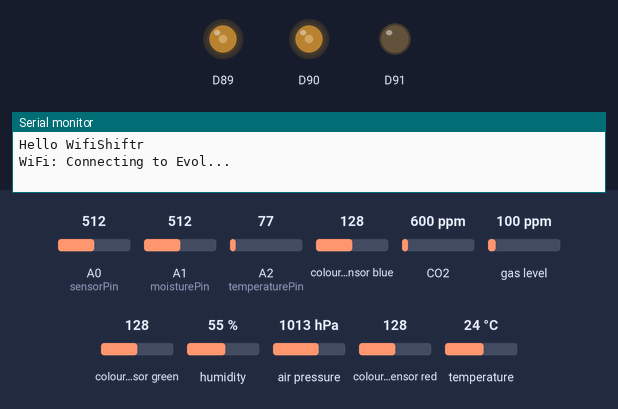
A sketch run on a simulated Arduino MKR. Parts: output pins drawn as LEDs (lit = HIGH), the last lines printed to the serial monitor. The test bench sets the inputs (shaded band); at power-on: A0 (sensorPin) = 512, A1 (moisturePin) = 512, A2 (temperaturePin) = 77, colour sensor blue 128, CO2 600 ppm, gas level 100 ppm, colour sensor green 128, humidity 55 %, air pressure 1013 hPa, colour sensor red 128, temperature 24 °C. WiFi joins after 1.5 s; servers stay silent unless stated; no MQTT or app messages arrive unless stated.

Above: at 0.2 s.
At 1.7 s:
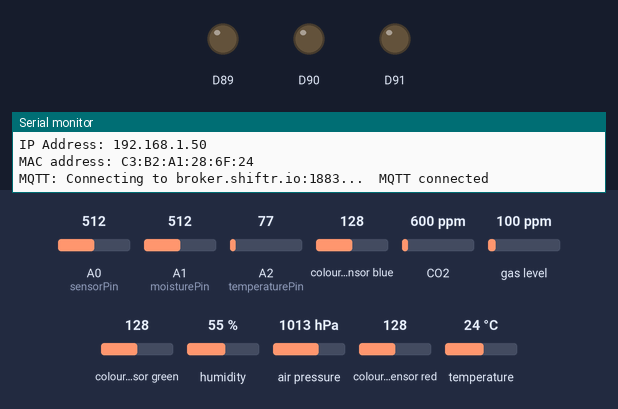
Timing chart, 0 to 3.2 s (numbered marks = the images above):
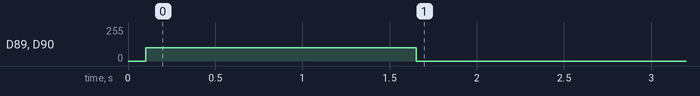

The sketch:

wifi-shiftr-all_sensors.ino
```cpp
/***************************************************************************
  This is a sketch that connects the
  1) BME280 humidity, temperature & pressure sensor - https://learn.adafruit.com/adafruit-bme280-humidity-barometric-pressure-temperature-sensor-breakout/arduino-test
  2) CCS811 Gas Sensor - Co2 and VOC - https://learn.adafruit.com/adafruit-ccs811-air-quality-sensor?view=all
  3) TCS34725 - RGB colour sensor - Colour temp, LUX - https://learn.adafruit.com/adafruit-color-sensors/arduino-code
  4) PM2.5 Air Quality Sensor - https://learn.adafruit.com/pm25-air-quality-sensor/arduino-code
  5) Anemometer wind Sensor - https://www.adafruit.com/product/1733

  Sensors 1, 2 and 3 use I2C or SPI to communicate, 2 or 4 pins are required
  to interface. The device's I2C address is either 0x76 or 0x77 and 0x5a.

SDA-> Pin 4A on Arduino Uno
SCL -> Pin 5A on Arduino Uno

Notes on wiring:
CCS811 Gas Sensor - Co2 and VOC - must also ground WAKE pin
TCS34725 - RGB colour sensor - To turn off LED on Board ground LED pin
PM2.5 - Ground, Positive, Pin 2 on Arduino
Anemometer wind sensor -- red to + of power source - 12vdc is fine.
    Black is to ground on power source and ground on microcontroller.
    Blue goes to A0

 ***************************************************************************/

#include <SPI.h>
#include <WiFiNINA.h>
#include <utility/wifi_drv.h>
#include <Adafruit_MQTT.h>
#include <Adafruit_MQTT_Client.h>

#include "arduino_secrets.h"

#include <Wire.h>
#include "Adafruit_TCS34725.h" //RGB colour sensor
#include <Adafruit_Sensor.h>  // BME - Temp/pressure sensor
#include <Adafruit_BME280.h> // BME - Temp/pressure sensor
#include "Adafruit_CCS811.h" //CCS811 code - Co2 and TVOC

//https://learn.adafruit.com/pm25-air-quality-sensor/arduino-code
//#include <SoftwareSerial.h>
//SoftwareSerial pmsSerial(10, 11);  // on a mega - (10-RX, 11=TX) on an uno (2=RX,3=TX)

WiFiClient net;

#define BME_SCK 13 // BME - Temp/pressure sensor
#define BME_MISO 12 // BME - Temp/pressure sensor
#define BME_MOSI 11 // BME - Temp/pressure sensor
#define BME_CS 10 // BME - Temp/pressure sensor

#define SEALEVELPRESSURE_HPA (1013.25)

#define MQTT_SERVER "broker.shiftr.io"
#define MQTT_PORT 1883
Adafruit_MQTT_Client mqtt(&net, MQTT_SERVER, MQTT_PORT, MQTT_NAMESPACE, MQTT_USERNAME, MQTT_PASSWORD);

Adafruit_MQTT_Publish WindPub(&mqtt, "Wind");   // publish topic*********************************************
Adafruit_MQTT_Publish moistureReadingPub(&mqtt, "moistureReading");   // publish topic*********************************************
Adafruit_MQTT_Publish soilTemperaturePub(&mqtt, "soilTemperature");   // publish topic*********************************************
Adafruit_MQTT_Publish colorTempPub(&mqtt, "colorTemp");   // publish topic*********************************************
Adafruit_MQTT_Publish luxPub(&mqtt, "lux");   // publish topic*********************************************
Adafruit_MQTT_Publish C02Pub(&mqtt, "C02");   // publish topic*********************************************
Adafruit_MQTT_Publish VOCPub(&mqtt, "VOC");   // publish topic*********************************************
Adafruit_MQTT_Publish TemperaturePub(&mqtt, "Temperature");   // publish topic*********************************************
Adafruit_MQTT_Publish PressurePub(&mqtt, "Pressure");   // publish topic*********************************************
Adafruit_MQTT_Publish AltitudePub(&mqtt, "Altitude");   // publish topic*********************************************
Adafruit_MQTT_Publish HumidityPub(&mqtt, "Humidity");   // publish topic*********************************************
Adafruit_MQTT_Publish particles_03umPub(&mqtt, "particles_03um");   // publish topic*********************************************
Adafruit_MQTT_Publish particles_05umPub(&mqtt, "particles_05um");   // publish topic*********************************************
Adafruit_MQTT_Publish particles_10umPub(&mqtt, "particles_10um");   // publish topic*********************************************
Adafruit_MQTT_Publish particles_25umPub(&mqtt, "particles_25um");   // publish topic*********************************************
Adafruit_MQTT_Publish particles_50umPub(&mqtt, "particles_50um");   // publish topic*********************************************
Adafruit_MQTT_Publish particles_100umPub(&mqtt, "particles_100um");   // publish topic*********************************************

//Adafruit_MQTT_Subscribe LightSub(&mqtt, "Light"); // subscribe to each topic***********************************

Adafruit_BME280 bme; // I2C - BME - Temp/pressure sensor
Adafruit_TCS34725 tcs = Adafruit_TCS34725(TCS34725_INTEGRATIONTIME_700MS, TCS34725_GAIN_1X); //RGB colour sensor
Adafruit_CCS811 ccs; //CCS811 code - Co2 and TVOC

struct pms5003data { //particulate
  uint16_t framelen;
  uint16_t pm10_standard, pm25_standard, pm100_standard;
  uint16_t pm10_env, pm25_env, pm100_env;
  uint16_t particles_03um, particles_05um, particles_10um, particles_25um, particles_50um, particles_100um;
  uint16_t unused;
  uint16_t checksum;
};

struct pms5003data data ={0,0,0,0,0,0,0,0,0,0,0,0,0,0,0}; // sets the values to 0 so that the first upload is not jiberish


char ssid[] = SECRET_SSID;   // your network SSID (name)
char pass[] = SECRET_PASS;   // your network password (use for WPA, or use as key for WEP)
int status = WL_IDLE_STATUS; // the Wifi radio's status

unsigned long fastDelayTime = 500;
unsigned long slowDelayTime = 10000;
unsigned long previousFastMillis = 0;
unsigned long previousSlowMillis = 0;
unsigned long lastPing = 0;
const unsigned long KEEPALIVE = 60000;


//sensors:
int sensorPin = A0;    // sdefines input pin for the wind sensor
uint32_t windsensorValue = 0;  // variable to store the value coming from the wind sensor
int moisturePin = A1; // this defines the pin A0 as the moisture sensor pin
uint32_t moistureReading;  // this holds the reading from the soil moisture sensor
int temperaturePin = A2; // defines the pin A2 as the temperature sensor pin
uint32_t temperatureReading;  // this holds the reading from the soil temperature sensor

void setup() {

  Serial.begin(115200);

          // sensor baud rate is 9600 //PM2.5
        //pmsSerial.begin(9600);
        Serial1.begin(9600); // for mega in pin 19

    tcs.begin(); //RGB colour sensor
    bme.begin();  //Pressure/Temp
    ccs.begin(); // gas sensor

  while (!Serial && millis() < 4000);
  delay(100);
  Serial.println("\nHello WifiShiftr");

  if (WiFi.status() == WL_NO_MODULE) {
    Serial.println("Communication with WiFi module failed!");
    while (true);
  }

  WiFiDrv::pinMode(25, OUTPUT);  // RED
  WiFiDrv::pinMode(26, OUTPUT);  // GREEN
  WiFiDrv::pinMode(27, OUTPUT);  // BLUE
  setRGB(100, 100, 0);

  while (status != WL_CONNECTED) {
    Serial.print("WiFi: Connecting to ");
    Serial.print(ssid);
    Serial.println("...");
    status = WiFi.begin(ssid, pass);
  }

  // you're connected now, so print out the data:
  Serial.print("   connected to ");
  Serial.println(ssid);
  printCurrentNet();
  printWifiData();
  setRGB(0, 0, 0);

//  LightSub.setCallback(LightCallback); // each subscription needs a callback function *************
//  mqtt.subscribe(&LightSub); // for each
}

void setRGB(uint8_t r, uint8_t g, uint8_t b) {
  WiFiDrv::analogWrite(25, r);
  WiFiDrv::analogWrite(26, g);
  WiFiDrv::analogWrite(27, b);
}

void loop() {
  if (!mqtt_loop()) return;

    // This sends the sensor data that needs to be sent quickly to shiftr - ie//wind
    unsigned long currentMillis = millis();
    if (currentMillis - previousFastMillis >= fastDelayTime) {
        previousFastMillis = currentMillis;
        // This runs every fastDelayTime ms
        // Process fast sensors
        // read the value from the wind sensor:
    windsensorValue = analogRead(sensorPin);
    WindPub.publish(windsensorValue);  // this what I add *****************************************************
    Serial.print("Wind: "); Serial.println(windsensorValue);

          //Particulate
      if (readPMSdata(&Serial1)) { //if (readPMSdata(&pmsSerial)) - if using software serial
        // reading data was successful!
        Serial.print("Particles > 0.3um / 0.1L air:"); Serial.println(data.particles_03um);
        Serial.print("Particles > 0.5um / 0.1L air:"); Serial.println(data.particles_05um);
        Serial.print("Particles > 1.0um / 0.1L air:"); Serial.println(data.particles_10um);
        Serial.print("Particles > 2.5um / 0.1L air:"); Serial.println(data.particles_25um);
        Serial.print("Particles > 5.0um / 0.1L air:"); Serial.println(data.particles_50um);
        Serial.print("Particles > 10.0 um / 0.1L air:"); Serial.println(data.particles_100um);
        Serial.println("---------------------------------------");
      }

  // This sends the sensors that change less frequently to shiftr
        if (currentMillis - previousSlowMillis >= slowDelayTime) {
          previousSlowMillis = currentMillis;

          moistureReading = analogRead(moisturePin);
          moistureReadingPub.publish(moistureReading);  // this what I add *****************************************************
          Serial.print("Soil-Moisture: "); Serial.println(moistureReading);

          temperatureReading = analogRead(temperaturePin);
          temperatureReading = map(temperatureReading, 0, 625, -40, 85);
          soilTemperaturePub.publish(temperatureReading);  // this what I add *****************************************************
          Serial.print("Soil-Temp: "); Serial.println(temperatureReading);

          //this converts the RGB colour sensor data
          float red, green, blue; //taken from the other sketch to transform RGB values
          uint16_t r, g, b, c, colorTemp, lux;
          tcs.getRawData(&r, &g, &b, &c);
          tcs.getRGB(&red, &green, &blue);//taken from the other sketch to transform RGB values
          colorTemp = tcs.calculateColorTemperature(r, g, b);
          lux = tcs.calculateLux(r, g, b);

          //RBG sensor
           //print sensor values only when necessary - else look at shiftr
          colorTempPub.publish(uint32_t(colorTemp));  // this what I add *****************************************************
          Serial.print("Color Temp: "); Serial.print(colorTemp, DEC); Serial.println(" K ");
          luxPub.publish(uint32_t(lux));  // this what I add *****************************************************
          Serial.print("Lux: "); Serial.println(lux, DEC);

          //Gas/VOC sensor
          if(ccs.available()){
            if(!ccs.readData()){
              C02Pub.publish(uint32_t(ccs.geteCO2()));  // this what I add *****************************************************
              Serial.print("C02: "); Serial.print(ccs.geteCO2()); Serial.println("");
              VOCPub.publish(uint32_t(ccs.getTVOC()));  // this what I add *****************************************************
              Serial.print("VOC: "); Serial.print(ccs.getTVOC()); Serial.println("");
              }
          }

          //BME sensor - Humidity/temp/pressure
          TemperaturePub.publish(uint32_t(bme.readTemperature()));  // this what I add *****************************************************
          Serial.print("Temp-degree: "); Serial.print(bme.readTemperature()); Serial.println("");
          PressurePub.publish(uint32_t(bme.readPressure()/100));  // this what I add *****************************************************
          Serial.print("Pressure-hPa: "); Serial.print(bme.readPressure()); Serial.println("");
          AltitudePub.publish(uint32_t(bme.readAltitude(SEALEVELPRESSURE_HPA)));  // this what I add *****************************************************
          Serial.print("Alt: "); Serial.print(bme.readAltitude(SEALEVELPRESSURE_HPA)); Serial.println("");
          HumidityPub.publish(uint32_t(bme.readHumidity()));  // this what I add *****************************************************
          Serial.print("Humid: "); Serial.print(bme.readHumidity()); Serial.println("");

        //Particulate
          particles_03umPub.publish(uint32_t(data.particles_03um));  // this what I add *****************************************************
          particles_05umPub.publish(uint32_t(data.particles_05um));  // this what I add *****************************************************
          particles_10umPub.publish(uint32_t(data.particles_10um));  // this what I add *****************************************************
          particles_25umPub.publish(uint32_t(data.particles_25um));  // this what I add *****************************************************
          particles_50umPub.publish(uint32_t(data.particles_50um));  // this what I add *****************************************************
          particles_100umPub.publish(uint32_t(data.particles_100um));  // this what I add *****************************************************

    }
  }
}

void LightCallback(uint32_t Light) {  // each needs a seperate one**************************************
  setRGB(0, 100, 0);
  Serial.print("from MQTT: "); Serial.println(Light);
  delay(100);
  setRGB(0, 0, 0);
}

// Call this every loop.
// It will process incoming messagew as well as maintain the MQTT connection
// Will return true if we've got a valid MQTT connection, false otherwise.
bool mqtt_loop() {
  if (!mqtt_connect()) {
    Serial.println("Retrying in 5 sec...");
    delay(5000);
    return false;
  }
  else {
    mqtt.processPackets(100);
    return true;
  }
}

// Function to connect and reconnect as necessary to the MQTT server.
// Will return true if we've got a connection, false otherwise.
bool mqtt_connect() {
  // If WiFi client is connected
  if (mqtt.connected()) {

    unsigned long currentTime = millis();
    if (currentTime - lastPing > KEEPALIVE) {
      setRGB(0, 0, 100);
      if (mqtt.ping()) {
        lastPing = currentTime;
      }
      else {
        Serial.println("MQTT Ping failed");
        setRGB(255, 0, 0);
        delay(1000);
      }
      setRGB(0, 100, 100);
      int pingResult = WiFi.ping("google.com");
      if (pingResult < 0) {
        Serial.print("google.com ping failed: "); Serial.println(pingResult);
        setRGB(255, 0, 0);
        delay(1000);
      }
      setRGB(0, 0, 0);
    }

    return true;
  }

  setRGB(100, 100, 0);
  uint8_t wifiStatus = WiFi.status();
  if (wifiStatus != WL_CONNECTED) {
    Serial.print("WiFi disconnected: "); Serial.println(wifiStatus);
    Serial.print("  reconnecting to ");
    Serial.print(ssid);
    Serial.println("...");
    wifiStatus = WiFi.begin(ssid, pass);
    Serial.print("  reconnect status: "); Serial.println(wifiStatus);
    if (wifiStatus != WL_CONNECTED) {
      setRGB(100, 0, 0);
      return false; // Reconnect unsuccessful
    }
  }

  Serial.print("MQTT: Connecting to ");
  Serial.print(MQTT_SERVER); Serial.print(":"); Serial.print(MQTT_PORT); Serial.print("...");

  int8_t mqttStatus = mqtt.connect();
  if (mqttStatus != 0) {
    setRGB(100, 0, 0);
    Serial.print("  MQTT connection status: ");
    Serial.println(mqtt.connectErrorString(mqttStatus));
    mqtt.disconnect();
    return false;
  }
  Serial.println("  MQTT connected");
  setRGB(0, 0, 0);
  return true;
}

void printWifiData() {
  // print your board's IP address:
  IPAddress ip = WiFi.localIP();
  Serial.print("IP Address: "); Serial.println(ip);

  // print your MAC address:
  byte mac[6];
  WiFi.macAddress(mac);
  Serial.print("MAC address: "); printMacAddress(mac);
}

void printCurrentNet() {
  // print the SSID of the network you're attached to:
  Serial.print("   SSID: "); Serial.println(WiFi.SSID());

  // print the MAC address of the router you're attached to:
  byte bssid[6];
  WiFi.BSSID(bssid);
  Serial.print("   BSSID: "); printMacAddress(bssid);

  // print the received signal strength:
  long rssi = WiFi.RSSI();
  Serial.print("   signal strength (RSSI):"); Serial.println(rssi);

  // print the encryption type:
  byte encryption = WiFi.encryptionType();
  Serial.print("   Encryption Type:"); Serial.println(encryption, HEX);
  Serial.println();
}

void printMacAddress(byte mac[]) {
  for (int i = 5; i >= 0; i--) {
    if (mac[i] < 16) {
      Serial.print("0");
    }
    Serial.print(mac[i], HEX);
    if (i > 0) {
      Serial.print(":");
    }
  }
  Serial.println();
}

///----------------------particle
boolean readPMSdata(Stream *s) {
  // Read a byte at a time until we get to the special '0x42' start-byte
  while (s->available() && s->peek() != 0x42) {
    s->read();
  }

  if (! s->available()) {
    Serial.println("no data");
    return false;
  }

  // Now read all 32 bytes
  if (s->available() < 32) {
    Serial.println("< 32 bytes available");
    return false;
  }

  uint8_t buffer[32];
  uint16_t sum = 0;
  s->readBytes(buffer, 32);

  // get checksum ready
  for (uint8_t i=0; i<30; i++) {
    sum += buffer[i];
  }

  /* debugging
  for (uint8_t i=2; i<32; i++) {
    Serial.print("0x"); Serial.print(buffer[i], HEX); Serial.print(", ");
  }
  Serial.println();
  */

  // The data comes in endian'd, this solves it so it works on all platforms
  uint16_t buffer_u16[15];
  for (uint8_t i=0; i<15; i++) {
    buffer_u16[i] = buffer[2 + i*2 + 1];
    buffer_u16[i] += (buffer[2 + i*2] << 8);
  }

  // put it into a nice struct :)
  memcpy((void *)&data, (void *)buffer_u16, 30);

  if (sum != data.checksum) {
    Serial.println("Checksum failure");
    return false;
  }
  // success!
  return true;
}
```

arduino_secrets.h
```cpp
#define SECRET_SSID "Evol"
#define SECRET_PASS "5138loove"

#define MQTT_NAMESPACE "Foresta-Inclusive-WIFI-SensorHub" //"kintel-wifi"
#define MQTT_USERNAME "83aa4496" //"66ddedc6"
#define MQTT_PASSWORD "02ffd19115bcd0ed" //"fe2d57914c828f0b"
```

Measured:
- by itself, D89, D90: 100/255 → 0/255 at 1.7 s
